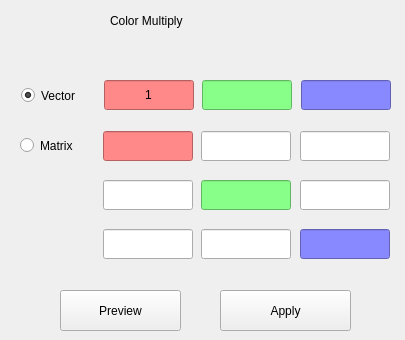
<?xml version="1.0" encoding="UTF-8"?>
<ui version="4.0">
 <class>colorMulWidget</class>
 <widget class="QWidget" name="colorMulWidget">
  <property name="geometry">
   <rect>
    <x>0</x>
    <y>0</y>
    <width>405</width>
    <height>340</height>
   </rect>
  </property>
  <property name="windowTitle">
   <string>Color Multiply</string>
  </property>
  <property name="windowOpacity">
   <double>0.850000000000000</double>
  </property>
  <widget class="QLabel" name="label">
   <property name="geometry">
    <rect>
     <x>110</x>
     <y>10</y>
     <width>201</width>
     <height>21</height>
    </rect>
   </property>
   <property name="text">
    <string>Color Multiply</string>
   </property>
  </widget>
  <widget class="QPushButton" name="previewBtn">
   <property name="geometry">
    <rect>
     <x>60</x>
     <y>290</y>
     <width>121</width>
     <height>41</height>
    </rect>
   </property>
   <property name="text">
    <string>Preview</string>
   </property>
   <property name="autoDefault">
    <bool>false</bool>
   </property>
  </widget>
  <widget class="QPushButton" name="applyBtn">
   <property name="geometry">
    <rect>
     <x>220</x>
     <y>290</y>
     <width>131</width>
     <height>41</height>
    </rect>
   </property>
   <property name="text">
    <string>Apply</string>
   </property>
   <property name="autoDefault">
    <bool>false</bool>
   </property>
  </widget>
  <widget class="QRadioButton" name="vecMulRadioBtn">
   <property name="geometry">
    <rect>
     <x>21</x>
     <y>80</y>
     <width>91</width>
     <height>31</height>
    </rect>
   </property>
   <property name="toolTip">
    <string>&lt;html&gt;&lt;head/&gt;&lt;body&gt;&lt;p&gt;Vector multiply, formula: src.rgb = src.rgb * vector3 - step(0, src.rgb * vector3) + 1&lt;/p&gt;&lt;/body&gt;&lt;/html&gt;</string>
   </property>
   <property name="text">
    <string>Vector</string>
   </property>
   <property name="checked">
    <bool>true</bool>
   </property>
  </widget>
  <widget class="QRadioButton" name="matMulRadioBtn">
   <property name="geometry">
    <rect>
     <x>20</x>
     <y>130</y>
     <width>91</width>
     <height>31</height>
    </rect>
   </property>
   <property name="toolTip">
    <string>&lt;html&gt;&lt;head/&gt;&lt;body&gt;&lt;p&gt;Matrix multiply, formula: src.rgb = src.rgb * matrix3x3&lt;/p&gt;&lt;/body&gt;&lt;/html&gt;</string>
   </property>
   <property name="text">
    <string>Matrix</string>
   </property>
  </widget>
  <widget class="QWidget" name="widget" native="true">
   <property name="geometry">
    <rect>
     <x>101</x>
     <y>70</y>
     <width>291</width>
     <height>51</height>
    </rect>
   </property>
   <property name="styleSheet">
    <string notr="true"/>
   </property>
   <widget class="QLineEdit" name="vec1Edit">
    <property name="geometry">
     <rect>
      <x>101</x>
      <y>10</y>
      <width>90</width>
      <height>30</height>
     </rect>
    </property>
    <property name="styleSheet">
     <string notr="true">background-color:#8f8; color:#000;</string>
    </property>
    <property name="text">
     <string/>
    </property>
    <property name="alignment">
     <set>Qt::AlignCenter</set>
    </property>
   </widget>
   <widget class="QLineEdit" name="vec0Edit">
    <property name="geometry">
     <rect>
      <x>3</x>
      <y>10</y>
      <width>90</width>
      <height>30</height>
     </rect>
    </property>
    <property name="styleSheet">
     <string notr="true">background-color:#f88; color:#000;</string>
    </property>
    <property name="text">
     <string>1</string>
    </property>
    <property name="alignment">
     <set>Qt::AlignCenter</set>
    </property>
   </widget>
   <widget class="QLineEdit" name="vec2Edit">
    <property name="geometry">
     <rect>
      <x>200</x>
      <y>10</y>
      <width>90</width>
      <height>30</height>
     </rect>
    </property>
    <property name="styleSheet">
     <string notr="true">background-color:#88f; color:#000;</string>
    </property>
    <property name="text">
     <string/>
    </property>
    <property name="alignment">
     <set>Qt::AlignCenter</set>
    </property>
   </widget>
  </widget>
  <widget class="QWidget" name="widget_2" native="true">
   <property name="geometry">
    <rect>
     <x>101</x>
     <y>130</y>
     <width>291</width>
     <height>141</height>
    </rect>
   </property>
   <property name="styleSheet">
    <string notr="true"/>
   </property>
   <widget class="QLineEdit" name="mat1Edit">
    <property name="geometry">
     <rect>
      <x>100</x>
      <y>1</y>
      <width>90</width>
      <height>30</height>
     </rect>
    </property>
    <property name="alignment">
     <set>Qt::AlignCenter</set>
    </property>
   </widget>
   <widget class="QLineEdit" name="mat8Edit">
    <property name="geometry">
     <rect>
      <x>199</x>
      <y>99</y>
      <width>90</width>
      <height>30</height>
     </rect>
    </property>
    <property name="styleSheet">
     <string notr="true">background-color:#88f; color:#000;</string>
    </property>
    <property name="alignment">
     <set>Qt::AlignCenter</set>
    </property>
   </widget>
   <widget class="QLineEdit" name="mat0Edit">
    <property name="geometry">
     <rect>
      <x>2</x>
      <y>1</y>
      <width>90</width>
      <height>30</height>
     </rect>
    </property>
    <property name="styleSheet">
     <string notr="true">background-color:#f88; color:#000;</string>
    </property>
    <property name="alignment">
     <set>Qt::AlignCenter</set>
    </property>
   </widget>
   <widget class="QLineEdit" name="mat3Edit">
    <property name="geometry">
     <rect>
      <x>2</x>
      <y>50</y>
      <width>90</width>
      <height>30</height>
     </rect>
    </property>
    <property name="alignment">
     <set>Qt::AlignCenter</set>
    </property>
   </widget>
   <widget class="QLineEdit" name="mat2Edit">
    <property name="geometry">
     <rect>
      <x>199</x>
      <y>1</y>
      <width>90</width>
      <height>30</height>
     </rect>
    </property>
    <property name="alignment">
     <set>Qt::AlignCenter</set>
    </property>
   </widget>
   <widget class="QLineEdit" name="mat6Edit">
    <property name="geometry">
     <rect>
      <x>2</x>
      <y>99</y>
      <width>90</width>
      <height>30</height>
     </rect>
    </property>
    <property name="alignment">
     <set>Qt::AlignCenter</set>
    </property>
   </widget>
   <widget class="QLineEdit" name="mat7Edit">
    <property name="geometry">
     <rect>
      <x>100</x>
      <y>99</y>
      <width>90</width>
      <height>30</height>
     </rect>
    </property>
    <property name="alignment">
     <set>Qt::AlignCenter</set>
    </property>
   </widget>
   <widget class="QLineEdit" name="mat4Edit">
    <property name="geometry">
     <rect>
      <x>100</x>
      <y>50</y>
      <width>90</width>
      <height>30</height>
     </rect>
    </property>
    <property name="styleSheet">
     <string notr="true">background-color:#8f8; color:#000;</string>
    </property>
    <property name="alignment">
     <set>Qt::AlignCenter</set>
    </property>
   </widget>
   <widget class="QLineEdit" name="mat5Edit">
    <property name="geometry">
     <rect>
      <x>199</x>
      <y>50</y>
      <width>90</width>
      <height>30</height>
     </rect>
    </property>
    <property name="alignment">
     <set>Qt::AlignCenter</set>
    </property>
   </widget>
  </widget>
 </widget>
 <tabstops>
  <tabstop>vecMulRadioBtn</tabstop>
  <tabstop>vec0Edit</tabstop>
  <tabstop>vec1Edit</tabstop>
  <tabstop>vec2Edit</tabstop>
  <tabstop>matMulRadioBtn</tabstop>
  <tabstop>mat0Edit</tabstop>
  <tabstop>mat1Edit</tabstop>
  <tabstop>mat2Edit</tabstop>
  <tabstop>mat3Edit</tabstop>
  <tabstop>mat4Edit</tabstop>
  <tabstop>mat5Edit</tabstop>
  <tabstop>mat6Edit</tabstop>
  <tabstop>mat7Edit</tabstop>
  <tabstop>mat8Edit</tabstop>
  <tabstop>previewBtn</tabstop>
  <tabstop>applyBtn</tabstop>
 </tabstops>
 <resources/>
 <connections/>
</ui>
